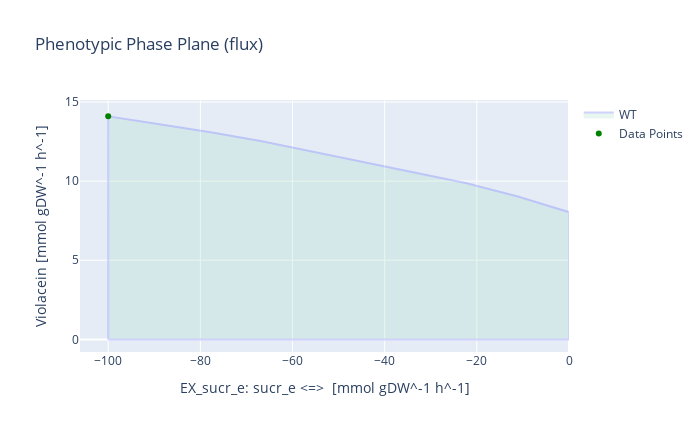

This figure's notebook cell:
### Code cell
# With sucrose as substrate
medium = model_LB_vio_fad.medium

with model_LB_vio_fad:
    
    medium['EX_glc__D_e'] = 0
    medium['EX_sucr_e'] = 10
    model_LB_vio_fad.medium = medium
    
    model_LB_vio_fad.objective = model_LB_vio_fad.reactions.Violacein
    violacein_production = model_LB_vio_fad.optimize().objective_value
    
    model_LB_vio_fad.objective = model_LB_vio_fad.reactions.Growth
    growth_rate = model_LB_vio_fad.optimize().objective_value

    violacein_sucr_yield = violacein_production / (-1*model_LB_vio_fad.reactions.EX_sucr_e.flux)
    
    print('Oxygen and D-mannitol boundaries set to default values (-10):')
    print('- Growth rate for V. natriegens [h^-1]:', growth_rate)
    print('- Max. violacein production [mmol gDW^-1 h^-1]:', violacein_production)
    print('- Theoretical maximum yield [mmol_vio / mmol_mnl]:', violacein_sucr_yield)
    
    
    model_LB_vio_fad.reactions.EX_o2_e.lower_bound = -100
    model_LB_vio_fad.reactions.EX_sucr_e.lower_bound = -100
    
    model_LB_vio_fad.objective = model_LB_vio_fad.reactions.Violacein
    violacein_production = model_LB_vio_fad.optimize().objective_value
    
    model_LB_vio_fad.objective = model_LB_vio_fad.reactions.Growth
    growth_rate = model_LB_vio_fad.optimize().objective_value
    
    violacein_mnl_yield = violacein_production / (-1*model_LB_vio_fad.reactions.EX_sucr_e.flux)
    
    result = phenotypic_phase_plane(model_LB_vio_fad, 
                                variables=[model_LB_vio_fad.reactions.EX_sucr_e],
                                objective=model_LB_vio_fad.reactions.Violacein,
                                points=10)
    x = result.data_frame.EX_sucr_e[result.data_frame.objective_upper_bound.idxmax()]
    y = result.data_frame.objective_upper_bound[result.data_frame.objective_upper_bound.idxmax()]
    result.plot(plotter, points=[(x,y)], points_colors=["green"])
    
    print('Setting oxygen and sucrose boundaries to -1000:')
    print("- The optimal D-mannitol uptake for Violacein flux is [h^-1]:", result.data_frame.EX_sucr_e[result.data_frame.objective_upper_bound.idxmax()])
    print('- Growth rate for V. natriegens [h^-1]:', growth_rate)
    print('- Max. violacein production [mmol gDW^-1 h^-1]:', violacein_production)
    print('- Theoretical maximum yield [mmol_vio / mmol_sucr]:', violacein_sucr_yield)

### Figure 1 — Plotly figure (JSON) as saved in the notebook; plotly's stock layout.template omitted (floating-point values rounded to 4 significant figures)
{"data": [{"fill": "toself", "fillcolor": "#B3E2CD", "hoverinfo": "none", "marker": {"line": {"color": "#B3E2CD"}, "opacity": 0.3}, "mode": "lines", "name": "WT", "opacity": 0.3, "type": "scatter", "x": [-100, -88.89, -77.78, -66.67, -55.56, -44.44, -33.33, -22.22, -11.11, 0, 0, -11.11, -22.22, -33.33, -44.44, -55.56, -66.67, -77.78, -88.89, -100, -100, -100], "y": [-1.348e-14, 2.083e-14, 6.125e-15, 7.963e-15, 1.604e-14, -8.945e-16, 3.905e-15, 3.063e-14, 5.15e-15, -2.051e-14, 8.038, 9.032, 9.869, 10.55, 11.21, 11.86, 12.51, 13.08, 13.6, 14.09, -1.348e-14, 14.09]}, {"marker": {"color": ["green"]}, "mode": "markers", "name": "Data Points", "type": "scatter", "x": [-100], "y": [14.09]}], "layout": {"height": 432, "title": {"text": "Phenotypic Phase Plane (flux)"}, "width": 700, "xaxis": {"autorange": true, "range": [-106.1, 0], "title": {"text": "EX_sucr_e: sucr_e <=>  [mmol gDW^-1 h^-1]"}, "type": "linear"}, "yaxis": {"autorange": true, "range": [-0.7961, 15.13], "title": {"text": "Violacein [mmol gDW^-1 h^-1]"}, "type": "linear"}}}
